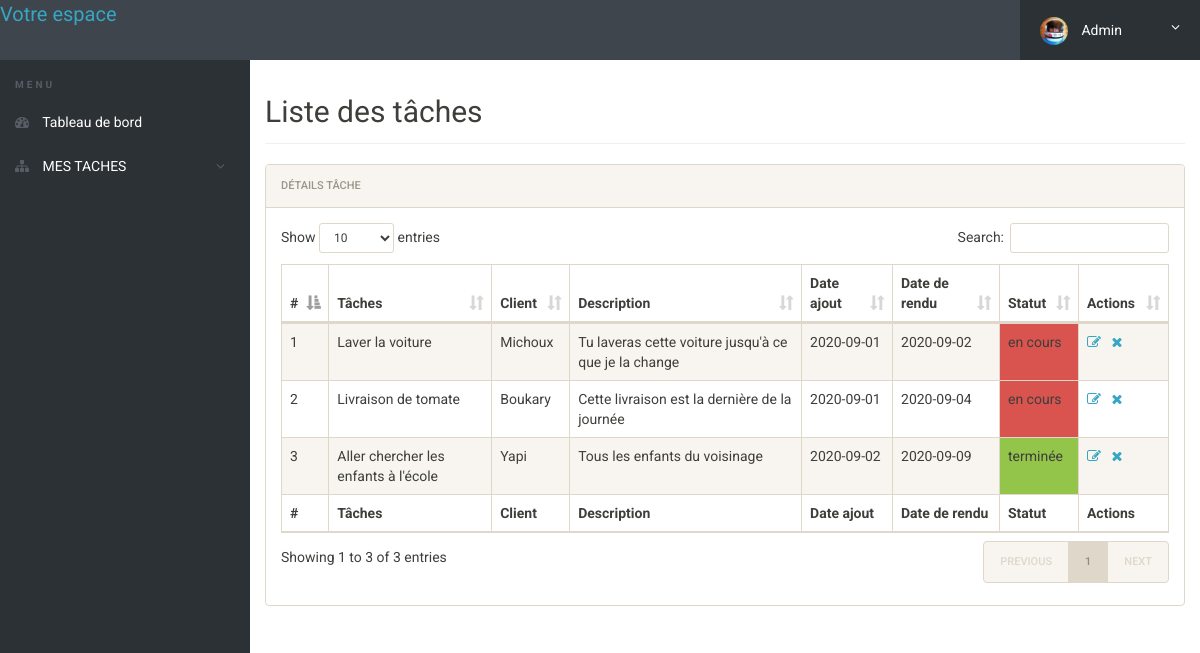
Page /manage-tasks.php (signed in) on the committed database.
### tables this page shows
CREATE TABLE `taches` (
  `id_tach` int(11) NOT NULL,
  `nom_tache` varchar(255) NOT NULL,
  `nom_client` varchar(255) NOT NULL,
  `description` text NOT NULL,
  `date_ajout` date NOT NULL,
  `date_rendu` date NOT NULL,
  `statut` varchar(60) NOT NULL
);

### manage-tasks.php (the view, shortened to what this page needs)
<?php
include('includes/config.php');
if(strlen($_SESSION['alogin'])==0)
	{
header('location:index.php');
}
else{
 ?>
<!doctype html>
<html lang="en" class="no-js">
<head>
	<link rel="stylesheet" href="css/font-awesome.min.css">
	<link rel="stylesheet" href="css/bootstrap.min.css">
	<link rel="stylesheet" href="css/dataTables.bootstrap.min.css">
	<link rel="stylesheet" href="css/bootstrap-social.css">
	<link rel="stylesheet" href="css/bootstrap-select.css">
	<link rel="stylesheet" href="css/fileinput.min.css">
	<link rel="stylesheet" href="css/awesome-bootstrap-checkbox.css">
	<link rel="stylesheet" href="css/style.css">
</head>
<body>
	<?php include('includes/header.php');?>
	<div class="ts-main-content">
		<?php include('includes/leftbar.php');?>
		<div class="content-wrapper">
			<div class="container-fluid">
				<div class="row">
					<div class="col-md-12">
						<h2 class="page-title">Liste des tâches</h2>
						<div class="panel panel-default">
							<div class="panel-heading">Détails tâche</div>
							<div class="panel-body">
								<table id="zctb" class="display table table-striped table-bordered table-hover" cellspacing="0" width="100%">
									<thead>
										<tr>
										<th>#</th>
											<th>Tâches</th>
											<th>Client </th>
											<th>Description</th>
											<th>Date ajout</th>
											<th>Date de rendu</th>
											<th>Statut</th>
											<th>Actions</th>
										</tr>
									</thead>
									<tfoot>
										<tr>
										<th>#</th>
											<th>Tâches</th>
											<th>Client </th>
											<th>Description</th>
											<th>Date ajout</th>
											<th>Date de rendu</th>
											<th>Statut</th>
											<th>Actions</th>
										</tr>
									</tfoot>
									<tbody>
<?php
	$sql = "SELECT * from taches";
	$query = $dbh -> prepare($sql);
	$query->execute();
	$results=$query->fetchAll(PDO::FETCH_OBJ);
	$cnt=1;
	if($query->rowCount() > 0)
	{
	foreach($results as $result)
{
?>
										<tr>
											<td><?php echo htmlentities($cnt);?></td>
											<td><?php echo htmlentities($result->nom_tache);?></td>
											<td><?php echo htmlentities($result->nom_client);?></td>
											<td><?php echo htmlentities($result->description);?></td>
											<td><?php echo htmlentities($result->date_ajout);?></td>
											<td><?php echo htmlentities($result->date_rendu);?></td>
											<?php
											if ($result->statut =='en cours') {
												echo "<td class='bk-danger'>";
													echo htmlentities($result->statut);
												echo "</td>";
											}
											else {
												echo "<td class='bk-success'>";
													echo htmlentities($result->statut);
												echo "</td>";
											}
											?>
											<td><a href="edit-task.php?id=<?php echo $result->id_tach;?>"><i class="fa fa-edit"></i></a>&nbsp;&nbsp;
												<a href="manage-tasks.php?del=<?php echo $result->id_tach;?>" onclick="return confirm('Voulez-vous vraiment supprimer la tâche ? ');"><i class="fa fa-close"></i></a></td>
										</tr>
										<?php $cnt=$cnt+1; }} ?>
									</tbody>
								</table>
							</div>
						</div>
					</div>
				</div>
			</div>
		</div>
	</div>
</body>
</html>
<?php } ?>

### includes/header.php (shortened to what this page needs)
<div class="brand clearfix">
	<a href="dashboard.php" style="font-size: 20px;">Votre espace</a>
		<ul class="ts-profile-nav">
			<li class="ts-account">
				<a href="#"><img src="img/ts-avatar.jpg" class="ts-avatar hidden-side" alt=""> Admin <i class="fa fa-angle-down hidden-side"></i></a>
			</li>
		</ul>
	</div>

### includes/leftbar.php (shortened to what this page needs)
	<nav class="ts-sidebar">
			<ul class="ts-sidebar-menu">
				<li class="ts-label">MENU</li>
				<li><a href="dashboard.php"><i class="fa fa-dashboard"></i> Tableau de bord</a></li>
<li><a href="#"><i class="fa fa-sitemap"></i> MES TACHES</a>
				</li>
			</ul>
		</nav>

### css/style.css (style rules this page uses)
html { font-size: 14px; }
@media only screen and (min-width: 480px) { html { font-size: 17px; } }
@media only screen and (min-width: 768px) { html { font-size: 14px; } }
body { font-size: 1em; }
a { color: #37a6c4; }
.bk-success { background: #93c54b; }
.bk-danger { background: #d9534f; }
.panel { overflow: hidden; }
ul, li { margin: 0; padding: 0; list-style: none; }
.page-title { padding-bottom: 15px; margin-bottom: 20px; border-bottom: 1px solid #f0f0f0; }
.brand { background: #3e454c; position: relative; z-index: 3; position: fixed; width: 100%; top: 0; }
.brand .ts-profile-nav { float: right; display: none; }
.brand .ts-profile-nav li { float: left; position: relative; }
.brand .ts-profile-nav li a { display: block; padding: 20px; color: #fff; }
.brand .ts-profile-nav .ts-account .fa-angle-down { float: right; }
.brand .ts-profile-nav .ts-account > a { width: 180px; background: #2c3136; }
.brand .ts-profile-nav .ts-account .ts-avatar { border-radius: 50%; height: 28px; margin: -10px 0; margin-right: 10px; }
@media only screen and (min-width: 992px) { .brand .ts-profile-nav { display: block; } }
.ts-sidebar { background: #2c3136; max-height: 0; transition: max-height 0.3s; overflow: hidden; position: fixed; z-index: 2; width: 100%; bottom: 0; top: 60px; overflow-y: auto; }
@media only screen and (min-width: 992px) { .ts-sidebar { max-height: 100%; bottom: 0; } }
.ts-sidebar-menu .ts-label { color: #585c64; font-weight: bold; padding: 8px 15px; text-transform: uppercase; font-size: 10px; letter-spacing: 3px; margin-top: 10px; }
.ts-sidebar-menu a { display: block; text-decoration: none; padding: 12px 15px; color: #fff; }
.ts-sidebar-menu li { position: relative; }
.ts-sidebar-menu li i { color: #585c64; margin-right: 10px; }
.ts-main-content .content-wrapper { padding-top: 15px; margin-top: 60px; }
@media only screen and (min-width: 992px) { .ts-main-content .ts-sidebar { width: 250px; float: left; } }
@media only screen and (min-width: 992px) { .ts-main-content .content-wrapper { margin-left: 250px; } }

### rows in the picture
taches: nom_tache "Laver la voiture", nom_client "Michoux", description "Tu laveras cette voiture jusqu'à ce que je la change", date_ajout "2020-09-01", date_rendu "2020-09-02", statut "en cours"
taches: nom_tache "Livraison de tomate", nom_client "Boukary", description "Cette livraison est la dernière de la journée", date_ajout "2020-09-01", date_rendu "2020-09-04", statut "en cours"
taches: nom_tache "Aller chercher les enfants à l'école", nom_client "Yapi", description "Tous les enfants du voisinage", date_ajout "2020-09-02", date_rendu "2020-09-09", statut "terminée"
